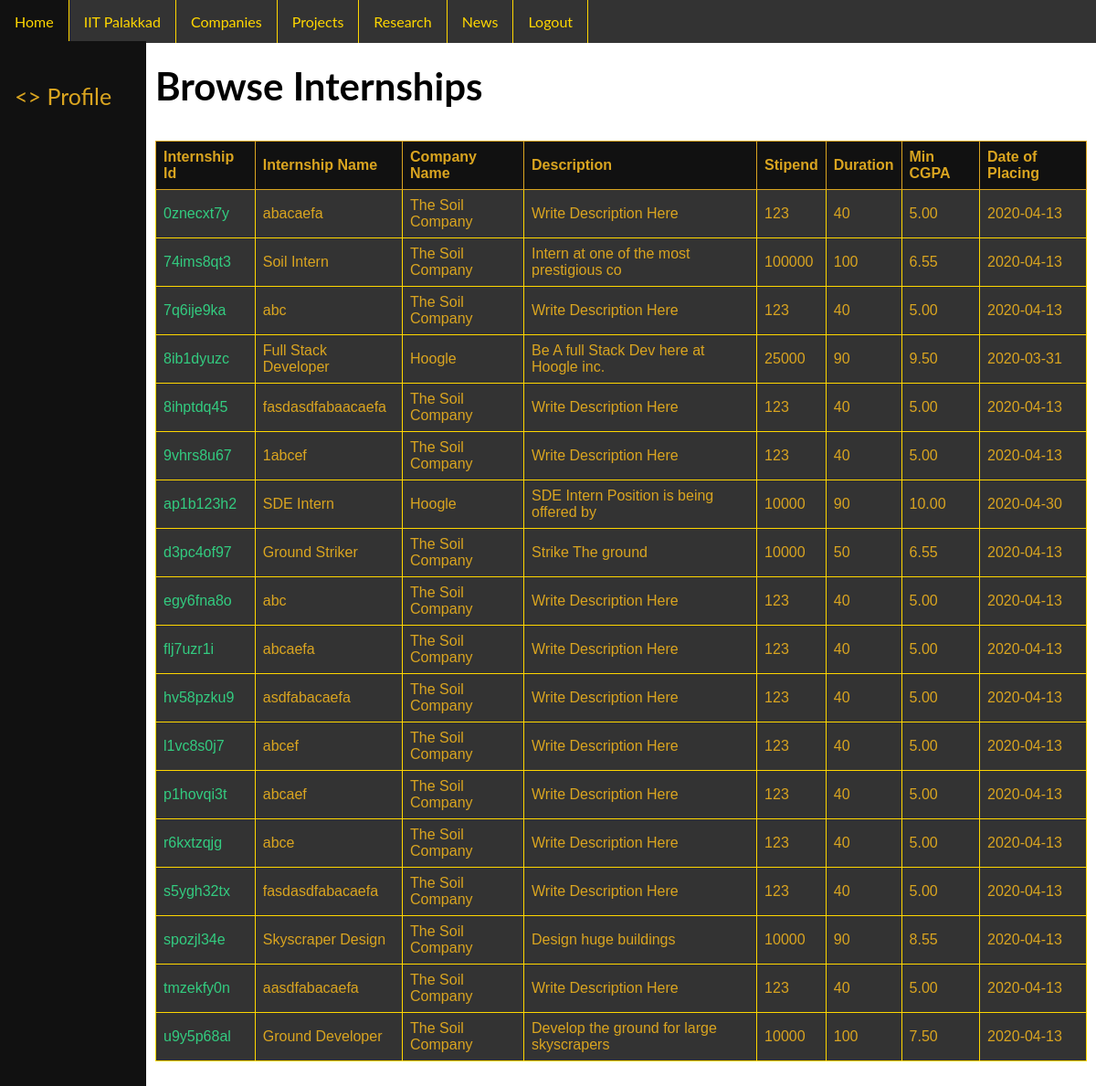
/code/php/browse_all_internships.php (signed in), run on an earlier commit of the app's database.
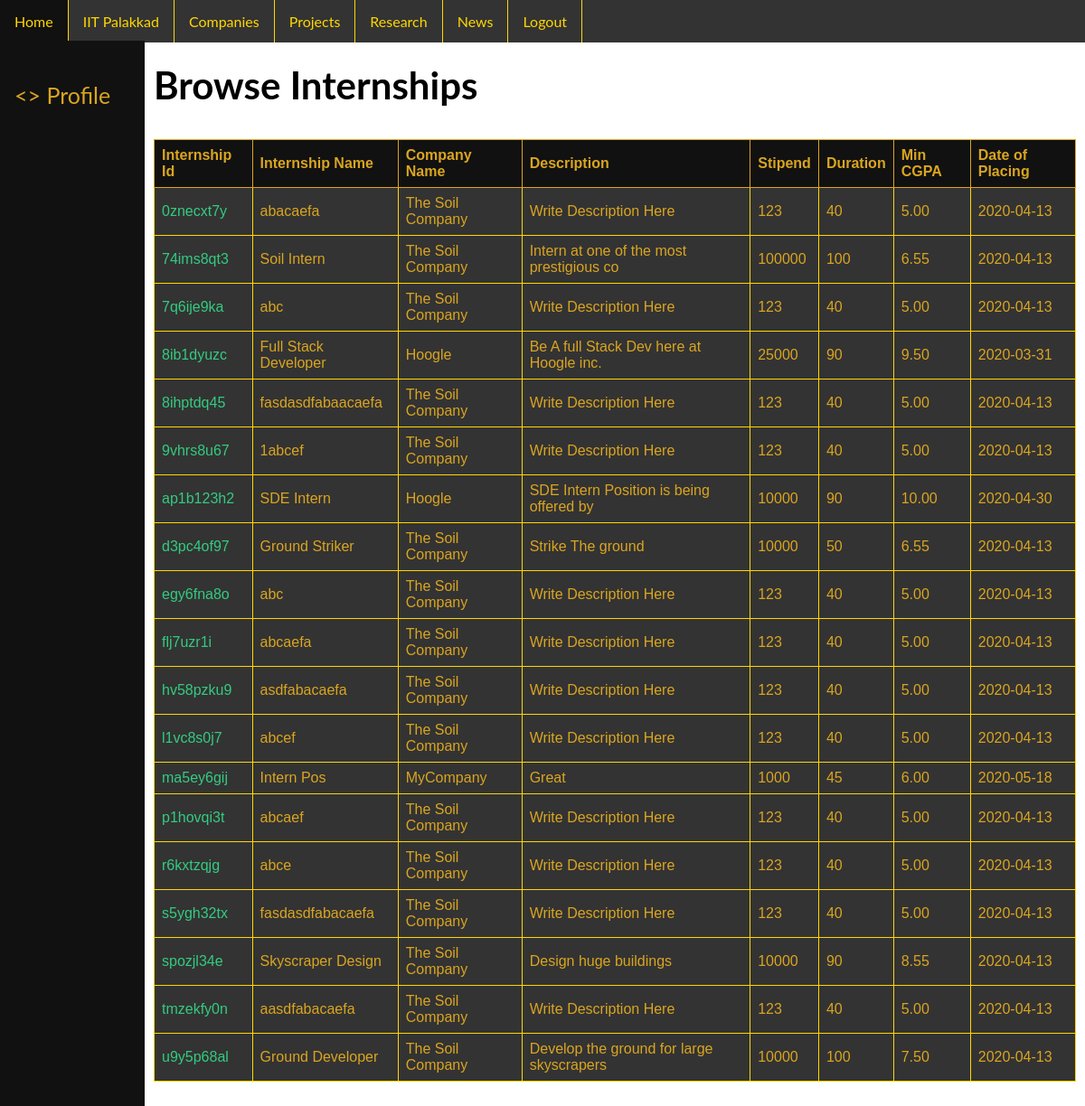
And on a later commit of the database.
### tables this page shows
CREATE TABLE `placed_internship` (
  `internship_id` char(9) NOT NULL,
  `company_id` char(9) NOT NULL,
  `date` date NOT NULL,
  PRIMARY KEY (`internship_id`,`company_id`),
  KEY `company_id` (`company_id`),
  CONSTRAINT `placed_internship_ibfk_1` FOREIGN KEY (`internship_id`) REFERENCES `internship` (`internship_id`) ON DELETE CASCADE,
  CONSTRAINT `placed_internship_ibfk_2` FOREIGN KEY (`company_id`) REFERENCES `company` (`company_id`) ON DELETE CASCADE
);

CREATE TABLE `internship` (
  `internship_id` char(9) NOT NULL,
  `name` varchar(30) NOT NULL,
  `description` varchar(200) NOT NULL,
  `stipend` double NOT NULL DEFAULT '0',
  `duration` int(11) NOT NULL,
  `min_cgpa` decimal(4,2) NOT NULL DEFAULT '0.00',
  PRIMARY KEY (`internship_id`)
);

CREATE TABLE `company` (
  `company_id` char(9) NOT NULL,
  `name` varchar(320) NOT NULL,
  `email_id_1` varchar(320) NOT NULL,
  `email_id_2` varchar(320) DEFAULT NULL,
  `phone_1` varchar(30) NOT NULL,
  `phone_2` varchar(30) DEFAULT NULL,
  `is_startup` tinyint(1) NOT NULL,
  `company_overview` varchar(500) NOT NULL,
  `hq_bldg_name` varchar(320) NOT NULL,
  `hq_street_name` varchar(320) NOT NULL,
  `hq_city` varchar(320) NOT NULL,
  `hq_state` varchar(320) NOT NULL,
  `hq_country` varchar(320) NOT NULL,
  `hq_pincode` varchar(320) NOT NULL,
  `company_website` varchar(320) NOT NULL,
  PRIMARY KEY (`company_id`)
);

### code/php/browse_all_internships.php (the view, shortened to what this page needs)
<?php
    $server	= $_SESSION['server'];
    $user	= $_SESSION['user'];
    $pass	= $_SESSION['pass'];
    $database	= $_SESSION['database'];
?>
<html>
<head>
        <link rel="stylesheet" href="../css_files/common.css">
        <link rel="stylesheet" href="../css_files/common_home.css">
        <link rel="stylesheet" href="../css_files/table.css">
    </head>
    <body>
        <ul class="nav">
            <li class="nav"><a href='../php/home.php' class="nav">Home</a></li>
            <li class="nav"><a href='https://iitpkd.ac.in' class="nav">IIT Palakkad</a></li>
            <li class="nav"><a href="../php/companies.php" class="nav">Companies</a></li>
            <li class="nav"><a href="../php/projects.php" class="nav">Projects</a></li>
            <li class="nav"><a href="../php/research.php" class="nav">Research</a></li>
            <li class="nav"><a href="../php/news.php" class="nav">News</a></li>
            <?php
                if($_SESSION['logged_in'] != null && $_SESSION['logged_in'] == true) {
                    echo '<li class="nav"><a href="../php/logout.php" class="nav">Logout</a></li>';
                }
                else {
                    echo '<li class="nav"><a href="../php/login.php" class="nav">Login</a></li>';
                    echo '<li class="nav"><a href="../php/register.php" class="nav">Register</a></li>';
                }
            ?>
        </ul>
        <?php
            if($_SESSION['user_type'] == 'student_vol')
                echo'<div class="sidenav">
                        <br>
                        <a href="../php/student_vol_profile.php"><> Profile</a>
                        <br>
                        <a href="../php/student_vol_contribution.php">My Contribution</a>
                    </div>';
            else
                echo '<div class="sidenav">
                        <br>
                        <a href="../php/cdc_official_profile.php"><> Profile</a>
                    </div>';
        ?>
        <div class="main">
            <br>
            <h2>Browse Internships</h2>
            <?php
                $db = new mysqli ($server, $user, $pass, $database);
                $query = 'select i.internship_id, i.name, c.name,
                        i.description, i.stipend, i.duration, i.min_cgpa, p_i.date
                    from internship as i, placed_internship as p_i, company as c
                    where
                        i.internship_id = p_i.internship_id
                        and p_i.company_id = c.company_id';
                $stmt = $db->prepare($query);
                $stmt->execute();
                $stmt->bind_result($internship_id, $internship_name, $company_name, $description,
                    $stipend, $duration, $min_cgpa, $date);
                echo '<table>';
                echo '<tr>
                        <th>Internship Id</th>
                        <th>Internship Name</th>
                        <th>Company Name</th>
                        <th>Description</th>
                        <th>Stipend</th>
                        <th>Duration</th>
                        <th>Min CGPA</th>
                        <th>Date of Placing</th>
                    </tr>';
                while($stmt->fetch()) {
                    echo '<tr>';
                    echo '<td>' . '<a class="simple_link" href="internship_detail.php?internship_id=' . $internship_id . '">'
                        . htmlspecialchars($internship_id)
                        . '</a>'
                        . '</td>';
                    echo '<td>'. htmlspecialchars($internship_name) .'</td>';
                    echo '<td>'. htmlspecialchars($company_name) .'</td>';
                    if(strlen($description) <= 40)
                        echo '<td>'. htmlspecialchars($description) .'</td>';
                    else
                        echo '<td>'. htmlspecialchars(substr($description, 0, 40)) .'</td>';
                    echo '<td>'. htmlspecialchars($stipend) .'</t>';
                    echo '<td>'. htmlspecialchars($duration) .'</t>';
                    echo '<td>'. htmlspecialchars($min_cgpa) .'</t>';
                    echo '<td>'. htmlspecialchars($date) .'</t>';
                    echo '</tr>';
                }
                echo '</table>';
            ?>
            <br><br>
        </div>
</body>
</html>
    </body>
</html>

### code/css_files/common.css (style rules this page uses)
ul.nav { list-style-type: none; margin: 0; padding: 0; overflow: hidden; background-color: #333; top: 0; position: fixed; width: 100%; }
body { margin:0; background-color:white; }
li.nav { float: left; border-right:1px solid gold; }
a.nav { display: block; color: gold; text-align: center; padding: 14px 16px; text-decoration: none; }

### code/css_files/common_home.css (style rules this page uses)
body { font-family: "Lato", sans-serif; }
.sidenav { height: 100%; width: 160px; position: fixed; background-color: #111; margin-top: 45px; padding-top: 20px; }
.sidenav a { padding: 6px 8px 6px 16px; text-decoration: none; font-size: 25px; color: goldenrod; display: block; }
.main { margin-left: 160px; font-size: 28px; padding: 0px 10px; }

### code/css_files/table.css (style rules this page uses)
table { font-family: arial, sans-serif; border-collapse: collapse; width: 100%; }
td { color: goldenrod; border: 1px solid gold; text-align: left; background-color: #333; padding: 8px; }
th { border: 1px solid goldenrod; color: goldenrod; background-color: #111; text-align: left; padding: 8px; }
.simple_link { text-decoration: none; color: rgb(51, 204, 128); }

What changed in the data, as far as the page shows it:
added placed_internship: internship.internship_id "ma5ey6gij", internship.name "Intern Pos", company.name "MyCompany", internship.description "Great", internship.stipend "1000", internship.duration "45", internship.min_cgpa "6.00", date "2020-05-18"
